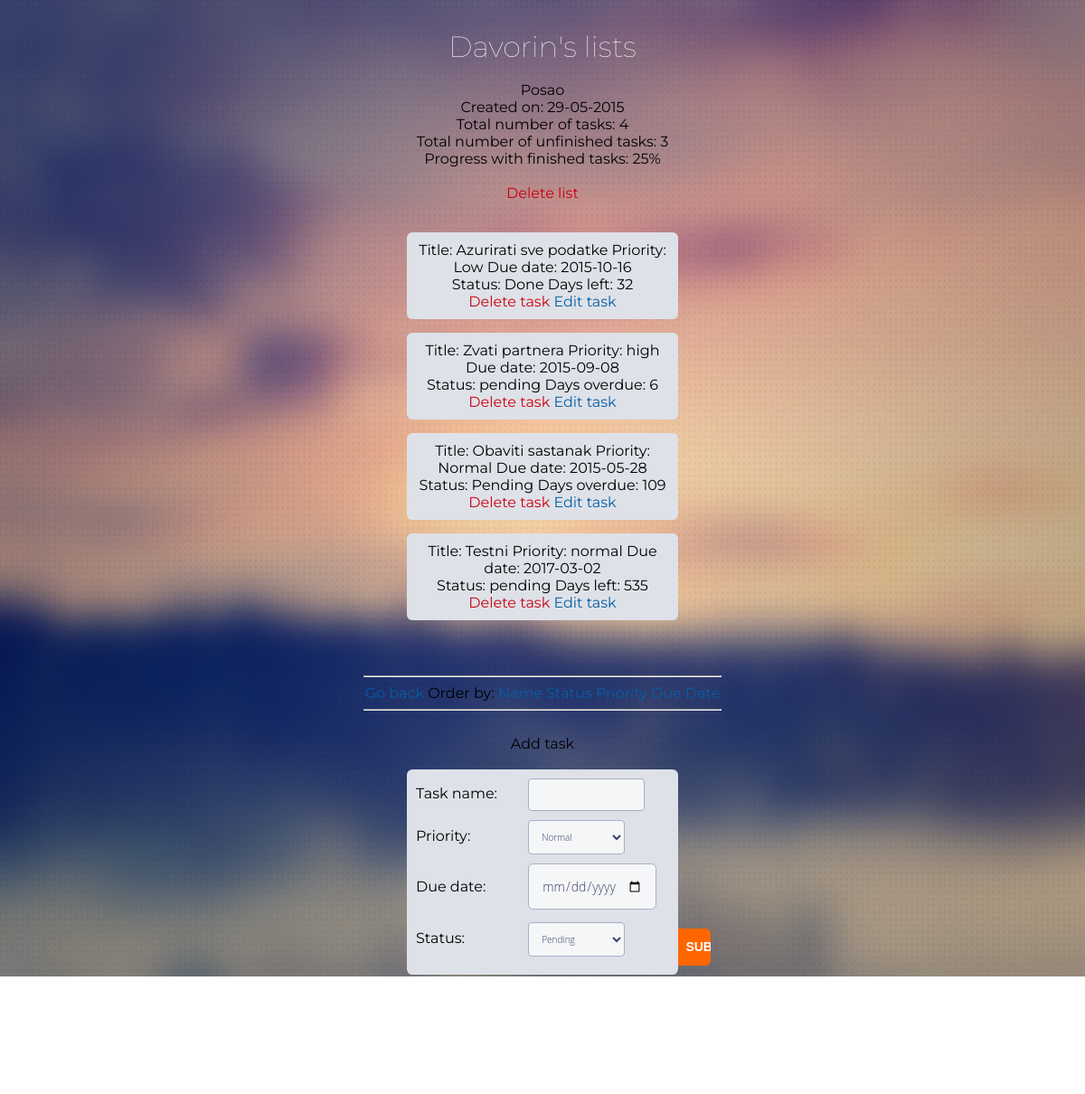
Page /view_list.php?id=60&orderBy=status (signed in) on the committed database.
### tables this page shows
CREATE TABLE IF NOT EXISTS `lists` (
  `id` int(11) NOT NULL,
  `title` text NOT NULL,
  `user_id` int(11) NOT NULL,
  `date_created` varchar(50) NOT NULL
);

CREATE TABLE IF NOT EXISTS `tasks` (
  `id` int(11) NOT NULL,
  `title` text NOT NULL,
  `priority` varchar(255) NOT NULL,
  `due_date` date NOT NULL,
  `status` varchar(50) NOT NULL,
  `list_id` int(11) NOT NULL
);

### includes/database.php (called while the page is built, shortened)
<?php
class Database {
  private $connection;
  public function open_connection() {
    $this->connection = mysqli_connect('localhost', 'root', '', 'todo');
  }
  public function query($sql) {
    $result = mysqli_query($this->connection, $sql);
    return $result;
  }
  public function escape_value($string) {
    $escaped_string = mysqli_real_escape_string($this->connection, $string);
    return $escaped_string;
  }
  public function fetch_array($result_set) {
      return mysqli_fetch_array($result_set);
    }
}
$database = new Database();

### includes/database_objects.php (called while the page is built, shortened)
<?php
require_once('initialize.php');
class DatabaseObject {
  public static function find_by_id($id=0) {
    $result_array = static::find_by_sql("SELECT * FROM ".static::$table_name." WHERE id={$id} LIMIT 1");
		return !empty($result_array) ? array_shift($result_array) : false;
  }
  public static function find_by_sql($sql="") {
    global $database;
    $result_set = $database->query($sql);
    $object_array = array();
    while ($row = $database->fetch_array($result_set)) {
      $object_array[] = static::instantiate($row);
    }
    return $object_array;
  }
	private static function instantiate($record) {
		$object = new static;
		foreach($record as $attribute=>$value){
		  if($object->has_attribute($attribute)) {
		    $object->$attribute = $value;
		  }
		}
		return $object;
	}
	private function has_attribute($attribute) {
	  return array_key_exists($attribute, $this->attributes());
	}
	protected function attributes() {
	  $attributes = array();
	  foreach(static::$db_fields as $field) {
	    if(property_exists($this, $field)) {
	      $attributes[$field] = $this->$field;
	    }
	  }
	  return $attributes;
	}
}

### includes/task.php (called while the page is built, shortened)
<?php
require_once('initialize.php');
class Task extends DatabaseObject {
	protected static $table_name="tasks";
	public static function find_tasks_on($list_id=0) {
    global $database;
    $sql = "SELECT * FROM " . static::$table_name;
    $sql .= " WHERE list_id=" .$database->escape_value($list_id);
    return static::find_by_sql($sql);
	}
	public static function find_finished_on($list_id=0) {
	global $database;
    $sql = "SELECT * FROM " . static::$table_name;
    $sql .= " WHERE status= 'done'";
    $sql .= " AND list_id=" .$database->escape_value($list_id);
    return static::find_by_sql($sql);
	}
	public static function find_unfinished_on($list_id=0) {
	global $database;
    $sql = "SELECT * FROM " . static::$table_name;
    $sql .= " WHERE status= 'pending'";
    $sql .= " AND list_id=" .$database->escape_value($list_id);
    return static::find_by_sql($sql);
	}
	public static function order_by($order) {
		return static::find_by_sql("SELECT * FROM ".static::$table_name." WHERE list_id={$_GET["id"]} ORDER BY {$order}");
  }
}

### includes/list.php (called while the page is built, shortened)
<?php
class Lista extends DatabaseObject {
	public $id;
	public function tasks() {
		return Task::find_tasks_on($this->id);
	}
	public function finished_tasks() {
		return Task::find_finished_on($this->id);
	}
	public function unfinished_tasks() {
		return Task::find_unfinished_on($this->id);
	}
}

### view_list.php (the view, shortened to what this page needs)
<!DOCTYPE html>
<html>
<head>
<link href="css/style.css" rel='stylesheet' type='text/css' />
</head>
<body>
<div class="login-form">
  <?php require_once("includes/initialize.php");
  $lists = Lista::find_by_id($_GET['id']);
    $lists = Lista::find_by_id($_GET['id']);
    echo $lists->title;
    echo "Created on: " . $lists->date_created;
    echo "Total number of tasks: " . count($lists->tasks());
    echo "Total number of unfinished tasks: " . count($lists->unfinished_tasks());
    if (count($lists->finished_tasks()) > 0) {
      echo "Progress with finished tasks: " . round((count($lists->finished_tasks())/count($lists->tasks())*100),2) . "%</br></br>";
    } else echo "Progress with finished tasks: 0 percent</br>";
    ?>
<a href="admin/delete_list.php?id=<?php echo $lists->id;?>" class="colorRed" onclick="return confirm('Are you sure you want to delete this item?');">Delete list</a>
  <?php
  $tasks = $lists->tasks();
  $orderBy = array('title', 'status', 'priority', 'due_date',);
  if (isset($_GET['orderBy']) && in_array($_GET['orderBy'], $orderBy)) {
    $order = $_GET['orderBy'];
    $tasks = Task::order_by($order);
  }
  foreach ($tasks as $task) {
    echo '<div class="taskWrap"> Title: '. $task->title;
    echo " Priority: {$task->priority}";
    echo " Due date: {$task->due_date}<br>";
    echo " Status: {$task->status}";
    days_left(($task->due_date), (date('Y-m-d')));
    ?>
    <br>
    <a class="deleteTask colorRed" href="admin/delete_task.php?id=<?php echo $task->id;?>" data-id="<?php echo $task->id;?>">Delete task</a>
    <a href="admin/edit_task.php?id=<?php echo $task->id;?>">Edit task</a>
    </div>
    <?php } ?>
</br></br><hr>
<a href="index.php">Go back</a>
Order by:
<a href="view_list.php?id=<?php echo $lists->id; ?>&orderBy=title">Name</a>
<a href="view_list.php?id=<?php echo $lists->id;; ?>&orderBy=status">Status</a>
<a href="view_list.php?id=<?php echo $lists->id;; ?>&orderBy=priority">Priority</a>
<a href="view_list.php?id=<?php echo $lists->id;; ?>&orderBy=due_date">Due Date</a>
<hr><br>
<h2>Add task</h2>
<div class="task-form">
  <form action="view_list.php?id=<?php echo $lists->id; ?>" method="POST">
    <label>Task name:</label>
    <input type="text" class="text" name="title"/>
    <br>
    <label>Priority:</label>
    <select name="priority">
      <option selected value="normal">Normal</option>
    </select>
    <br>
    <label>Due date:</label>
    <input type="date" name="duedate">
    <br>
    <label>Status:</label>
    <select name="status">
      <option value="pending">Pending</option>
    </select>
    <input type="submit" class="submit" name="submit" value="Submit" />
  </form>
</div>
<div class="copy-right">
  <p>Davorin Lucic - Locastic</p>
</div>
</body>
</html>

### includes/functions.php (shortened to what this page needs)
<?php
function days_left($date1, $date2){
$date_diff=(strtotime($date1)-strtotime($date2)) / 86400;
if($date_diff > 0) {
	echo " Days left: " . round($date_diff);
} else {
	echo " Days overdue: " . abs(round($date_diff));
	}
}

### css/style.css (style rules this page uses)
html,body,div,span,applet,object,iframe,h1,h2,h3,h4,h5,h6,p,blockquote,pre,a,abbr,acronym,address,big,cite,code,del,dfn,em,img,ins,kbd,q,s,samp,small,strike,strong,sub,sup,tt,var,b,u,i,dl,dt,dd,ol,nav ul,nav li,fieldset,form,label,legend,table,caption,tbody,tfoot,thead,tr,th,td,article,aside,canvas,details,embed,figure,figcaption,footer,header,hgroup,menu,nav,output,ruby,section,summary,time,mark,audio,video { margin:0;padding:0;border:0;font-size:100%;font:inherit;vertical-align:baseline; }
a { text-decoration:none; }
html { height: 150%; }
body { background: url(../images/bg.jpg)no-repeat; font-family: 'Montserrat', sans-serif; background-size: 100% 135%; }
body a,form li,input[type="submit"],input[type="text"],.sixth-login input[type="submit"],.third-login input[type="submit"] { transition: 0.1s all; -webkit-transition: 0.1s all; -moz-transition: 0.1s all; -o-transition: 0.1s all; }
a { color: #055fa5; outline: none; }
form { padding-top: 1em; background: #dee1e8; border-radius: .4em; }
input[type="text"], select, input[type="date"] { font-family: 'Open Sans', sans-serif; width: 40%; padding: 1em 1em 1em 1em; color: #3D3E6A; font-size: 14px; outline: none; background: #f5f6f7; border: none; font-weight: 100; margin-bottom: 1em; border: 1px solid#A8AEC5; border-radius: .4em; -webkit-border-radius: 0.4em; -o-border-radius: 0.4em; -moz-border-radius: 0.4em; }
input[type="submit"] { background: #ff6600; padding: .8em .6em .8em .6em; outline: none; border: none; font-size: 1em; cursor: pointer; color: #fff; text-transform: uppercase; font-weight: bold; border-top-right-radius: .4em; -webkit-border-top-right-radius: .4em; -o-border-top-right-radius: .4em; -moz-border-top-right-radius: .4em; border-bottom-right-radius: .4em; -webkit-border-bottom-right-radius: .4em; -o-border-bottom-right-radius: .4em; -moz-border-bottom-right-radius: .4em; position: absolute; width: 12%; right: -12%; font-size: 14px; bottom: 10px; padding: .9em .6em .9em .6em; }
input[type="text"], select { width: 38%; padding: 1em 1em 1em 1em; font-size: 10px; }
.login-form { width: 33%; height: 100%; margin: 0 auto; text-align: center; position: relative; }
.task-form { width: 300px; text-align: left; margin: 0 auto; position: relative; }
.task-form form { padding: 10px; position: relative; }
.task-form input[type="submit"] { left: 300px; width: auto; }
.task-form label { width: 120px; display: inline-block; }
.taskWrap { width: 280px; margin: 15px auto; background-color: #dee1e8; padding: 10px; border-radius: 6px; }
.login-form p { padding-bottom: 2em; color: #fff; font-weight: 100; font-size: 1.2em; }
.colorRed { color: #cc000e; }
.copy-right { text-align: center; padding-top: 10em; color: #fff; }
.copy-right { padding-top: 5em; }
.login-form p { margin-left: 1em; }

### rows in the picture
lists: title "Posao", date_created "29-05-2015"
tasks: title "Azurirati sve podatke", priority "Low", due_date "2015-10-16", status "Done", due_date "32"
tasks: title "Zvati partnera", priority "high", due_date "2015-09-08", status "pending", due_date "6"
tasks: title "Obaviti sastanak", priority "Normal", due_date "2015-05-28", status "Pending", due_date "109"
tasks: title "Testni", priority "normal", due_date "2017-03-02", status "pending", due_date "535"

### other values in the picture
$_SESSION["first_name"] "Davorin"
count($lists->tasks()) "4"
count($lists->unfinished_tasks()) "3"
count($lists->finished_tasks())/count($lists->tasks())*100 "25"
